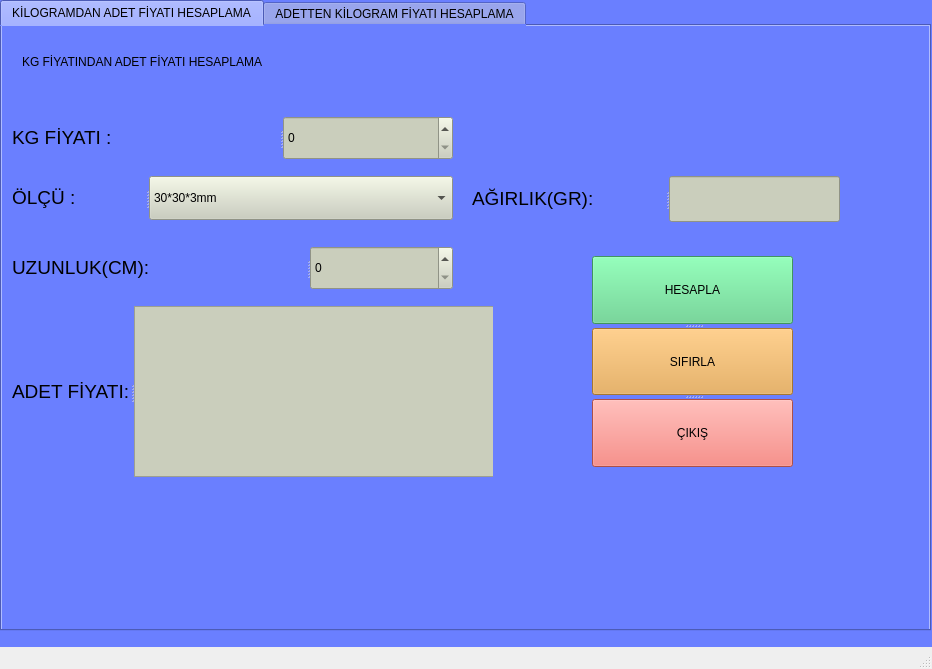
<?xml version="1.0" encoding="UTF-8"?>
<ui version="4.0">
 <class>Helmed</class>
 <widget class="QMainWindow" name="Helmed">
  <property name="geometry">
   <rect>
    <x>0</x>
    <y>0</y>
    <width>932</width>
    <height>669</height>
   </rect>
  </property>
  <property name="windowTitle">
   <string>MainWindow</string>
  </property>
  <property name="styleSheet">
   <string notr="true"/>
  </property>
  <property name="tabShape">
   <enum>QTabWidget::Rounded</enum>
  </property>
  <widget class="QWidget" name="centralwidget">
   <property name="styleSheet">
    <string notr="true">background-color: rgb(106, 127, 255);
</string>
   </property>
   <widget class="QTabWidget" name="tabWidget">
    <property name="geometry">
     <rect>
      <x>0</x>
      <y>0</y>
      <width>931</width>
      <height>631</height>
     </rect>
    </property>
    <property name="toolTip">
     <string>&lt;html&gt;&lt;head/&gt;&lt;body&gt;&lt;p&gt;&lt;br/&gt;&lt;/p&gt;&lt;/body&gt;&lt;/html&gt;</string>
    </property>
    <property name="styleSheet">
     <string notr="true">KG FİYATINDAN ADET FİYATI HESAPLAMA
</string>
    </property>
    <property name="currentIndex">
     <number>0</number>
    </property>
    <widget class="QWidget" name="KG">
     <attribute name="title">
      <string>KİLOGRAMDAN ADET FİYATI HESAPLAMA</string>
     </attribute>
     <widget class="QSplitter" name="splitter">
      <property name="geometry">
       <rect>
        <x>10</x>
        <y>150</y>
        <width>441</width>
        <height>44</height>
       </rect>
      </property>
      <property name="orientation">
       <enum>Qt::Horizontal</enum>
      </property>
      <widget class="QLabel" name="label">
       <property name="text">
        <string>&lt;html&gt;&lt;head/&gt;&lt;body&gt;&lt;p&gt;&lt;span style=&quot; font-size:14pt;&quot;&gt;ÖLÇÜ         :&lt;/span&gt;&lt;/p&gt;&lt;/body&gt;&lt;/html&gt;</string>
       </property>
       <property name="textFormat">
        <enum>Qt::RichText</enum>
       </property>
      </widget>
      <widget class="QComboBox" name="olcu">
       <property name="styleSheet">
        <string notr="true">background-color : rgb(202, 206, 188);
font: 22pt &quot;Segoe UI&quot;;</string>
       </property>
       <item>
        <property name="text">
         <string>30*30*3mm</string>
        </property>
       </item>
       <item>
        <property name="text">
         <string>30*30*4mm</string>
        </property>
       </item>
       <item>
        <property name="text">
         <string>40*40*2,5mm</string>
        </property>
       </item>
       <item>
        <property name="text">
         <string>40*40*3mm</string>
        </property>
       </item>
       <item>
        <property name="text">
         <string>40*40*3,2mm</string>
        </property>
       </item>
       <item>
        <property name="text">
         <string>40*40*3,5mm</string>
        </property>
       </item>
       <item>
        <property name="text">
         <string>40*40*4mm</string>
        </property>
       </item>
       <item>
        <property name="text">
         <string>40*40*5mm</string>
        </property>
       </item>
       <item>
        <property name="text">
         <string>45*45*3,5mm</string>
        </property>
       </item>
       <item>
        <property name="text">
         <string>45*45*4mm</string>
        </property>
       </item>
       <item>
        <property name="text">
         <string>45*45*4,5mm</string>
        </property>
       </item>
       <item>
        <property name="text">
         <string>45*45*5mm</string>
        </property>
       </item>
       <item>
        <property name="text">
         <string>50*50*3mm</string>
        </property>
       </item>
       <item>
        <property name="text">
         <string>50*50*4mm</string>
        </property>
       </item>
       <item>
        <property name="text">
         <string>50*50*4,5mm</string>
        </property>
       </item>
       <item>
        <property name="text">
         <string>50*50*5mm</string>
        </property>
       </item>
       <item>
        <property name="text">
         <string>50*50*5,5mm</string>
        </property>
       </item>
       <item>
        <property name="text">
         <string>60*60*3mm</string>
        </property>
       </item>
       <item>
        <property name="text">
         <string>60*60*4mm</string>
        </property>
       </item>
       <item>
        <property name="text">
         <string>60*60*4,5mm</string>
        </property>
       </item>
       <item>
        <property name="text">
         <string>60*60*5mm</string>
        </property>
       </item>
       <item>
        <property name="text">
         <string>60*60*5,5mm</string>
        </property>
       </item>
       <item>
        <property name="text">
         <string>60*60*6mm</string>
        </property>
       </item>
       <item>
        <property name="text">
         <string>65*65*2mm</string>
        </property>
       </item>
       <item>
        <property name="text">
         <string>65*65*4mm</string>
        </property>
       </item>
       <item>
        <property name="text">
         <string>70*70*4mm</string>
        </property>
       </item>
       <item>
        <property name="text">
         <string>70*70*5mm</string>
        </property>
       </item>
       <item>
        <property name="text">
         <string>70*70*3mm</string>
        </property>
       </item>
       <item>
        <property name="text">
         <string>70*70*7mm</string>
        </property>
       </item>
       <item>
        <property name="text">
         <string>80*80*4mm</string>
        </property>
       </item>
       <item>
        <property name="text">
         <string>80*80*4,5mm</string>
        </property>
       </item>
       <item>
        <property name="text">
         <string>80*80*7mm</string>
        </property>
       </item>
       <item>
        <property name="text">
         <string>BEYAZ 40*40*3mm</string>
        </property>
       </item>
       <item>
        <property name="text">
         <string>BEYAZ 40*40*3,5mm</string>
        </property>
       </item>
       <item>
        <property name="text">
         <string>BEYAZ 40*40*4mm</string>
        </property>
       </item>
       <item>
        <property name="text">
         <string>BEYAZ 40*40*5mm</string>
        </property>
       </item>
       <item>
        <property name="text">
         <string>BEYAZ 45*45*3,5mm</string>
        </property>
       </item>
       <item>
        <property name="text">
         <string>BEYAZ 45*45*4mm</string>
        </property>
       </item>
       <item>
        <property name="text">
         <string>BEYAZ 45*45*4,5mm</string>
        </property>
       </item>
       <item>
        <property name="text">
         <string>BEYAZ 45*45*5mm</string>
        </property>
       </item>
       <item>
        <property name="text">
         <string>BEYAZ 50*50*3mm</string>
        </property>
       </item>
       <item>
        <property name="text">
         <string>BEYAZ 50*50*4mm</string>
        </property>
       </item>
       <item>
        <property name="text">
         <string>BEYAZ 50*50*4,5mm</string>
        </property>
       </item>
       <item>
        <property name="text">
         <string>BEYAZ 50*50*5mm</string>
        </property>
       </item>
       <item>
        <property name="text">
         <string>BEYAZ 50*50*5,5mm</string>
        </property>
       </item>
       <item>
        <property name="text">
         <string>BEYAZ 60*60*3mm</string>
        </property>
       </item>
       <item>
        <property name="text">
         <string>BEYAZ 60*60*4mm</string>
        </property>
       </item>
       <item>
        <property name="text">
         <string>BEYAZ 60*60*4,5mm</string>
        </property>
       </item>
       <item>
        <property name="text">
         <string>BEYAZ 60*60*5mm</string>
        </property>
       </item>
       <item>
        <property name="text">
         <string>BEYAZ 60*60*5,5mm</string>
        </property>
       </item>
       <item>
        <property name="text">
         <string>BEYAZ 60*60*6mm</string>
        </property>
       </item>
       <item>
        <property name="text">
         <string>BEYAZ 65*65*4mm</string>
        </property>
       </item>
       <item>
        <property name="text">
         <string>BEYAZ 70*70*5mm</string>
        </property>
       </item>
      </widget>
     </widget>
     <widget class="QSplitter" name="splitter_2">
      <property name="geometry">
       <rect>
        <x>10</x>
        <y>220</y>
        <width>441</width>
        <height>44</height>
       </rect>
      </property>
      <property name="orientation">
       <enum>Qt::Horizontal</enum>
      </property>
      <widget class="QLabel" name="label_cm">
       <property name="text">
        <string>&lt;html&gt;&lt;head/&gt;&lt;body&gt;&lt;p&gt;&lt;span style=&quot; font-size:14pt;&quot;&gt;UZUNLUK(CM):&lt;/span&gt;&lt;/p&gt;&lt;/body&gt;&lt;/html&gt;</string>
       </property>
       <property name="alignment">
        <set>Qt::AlignLeading|Qt::AlignLeft|Qt::AlignVCenter</set>
       </property>
      </widget>
      <widget class="QSpinBox" name="uzunlukspn">
       <property name="styleSheet">
        <string notr="true">background-color : rgb(202, 206, 188);
font: 22pt &quot;Segoe UI&quot;;</string>
       </property>
       <property name="maximum">
        <number>10000000</number>
       </property>
      </widget>
     </widget>
     <widget class="QSplitter" name="splitter_3">
      <property name="geometry">
       <rect>
        <x>10</x>
        <y>90</y>
        <width>441</width>
        <height>44</height>
       </rect>
      </property>
      <property name="orientation">
       <enum>Qt::Horizontal</enum>
      </property>
      <widget class="QLabel" name="label_kg">
       <property name="styleSheet">
        <string notr="true"/>
       </property>
       <property name="text">
        <string>&lt;html&gt;&lt;head/&gt;&lt;body&gt;&lt;p&gt;&lt;span style=&quot; font-size:14pt;&quot;&gt;KG FİYATI :   &lt;/span&gt;&lt;/p&gt;&lt;/body&gt;&lt;/html&gt;</string>
       </property>
       <property name="alignment">
        <set>Qt::AlignLeading|Qt::AlignLeft|Qt::AlignVCenter</set>
       </property>
      </widget>
      <widget class="QSpinBox" name="kgspn">
       <property name="styleSheet">
        <string notr="true">background-color : rgb(202, 206, 188);
font: 22pt &quot;Segoe UI&quot;;</string>
       </property>
       <property name="maximum">
        <number>1000000</number>
       </property>
       <property name="value">
        <number>0</number>
       </property>
      </widget>
     </widget>
     <widget class="QSplitter" name="splitter_4">
      <property name="geometry">
       <rect>
        <x>470</x>
        <y>150</y>
        <width>368</width>
        <height>46</height>
       </rect>
      </property>
      <property name="orientation">
       <enum>Qt::Horizontal</enum>
      </property>
      <widget class="QLabel" name="label_agirlik">
       <property name="text">
        <string>&lt;html&gt;&lt;head/&gt;&lt;body&gt;&lt;p&gt;&lt;span style=&quot; font-size:14pt;&quot;&gt;AĞIRLIK(GR):&lt;/span&gt;&lt;/p&gt;&lt;/body&gt;&lt;/html&gt;</string>
       </property>
      </widget>
      <widget class="QLineEdit" name="agirlik">
       <property name="styleSheet">
        <string notr="true">background-color : rgb(202, 206, 188);
font: 22pt &quot;Segoe UI&quot;;</string>
       </property>
      </widget>
     </widget>
     <widget class="QSplitter" name="splitter_5">
      <property name="geometry">
       <rect>
        <x>10</x>
        <y>280</y>
        <width>481</width>
        <height>171</height>
       </rect>
      </property>
      <property name="orientation">
       <enum>Qt::Horizontal</enum>
      </property>
      <widget class="QLabel" name="label_kgadet">
       <property name="text">
        <string>&lt;html&gt;&lt;head/&gt;&lt;body&gt;&lt;p&gt;&lt;span style=&quot; font-size:14pt;&quot;&gt;ADET FİYATI:&lt;/span&gt;&lt;/p&gt;&lt;/body&gt;&lt;/html&gt;</string>
       </property>
      </widget>
      <widget class="QTextBrowser" name="fiyat_sonuc">
       <property name="minimumSize">
        <size>
         <width>361</width>
         <height>171</height>
        </size>
       </property>
       <property name="maximumSize">
        <size>
         <width>361</width>
         <height>171</height>
        </size>
       </property>
       <property name="toolTip">
        <string>&lt;html&gt;&lt;head/&gt;&lt;body&gt;&lt;p&gt;&lt;span style=&quot; font-size:16pt;&quot;/&gt;&lt;/p&gt;&lt;/body&gt;&lt;/html&gt;</string>
       </property>
       <property name="styleSheet">
        <string notr="true">background-color : rgb(202, 206, 188);
font: 22pt &quot;Segoe UI&quot;;</string>
       </property>
       <property name="html">
        <string>&lt;!DOCTYPE HTML PUBLIC &quot;-//W3C//DTD HTML 4.0//EN&quot; &quot;http://www.w3.org/TR/REC-html40/strict.dtd&quot;&gt;
&lt;html&gt;&lt;head&gt;&lt;meta name=&quot;qrichtext&quot; content=&quot;1&quot; /&gt;&lt;style type=&quot;text/css&quot;&gt;
p, li { white-space: pre-wrap; }
&lt;/style&gt;&lt;/head&gt;&lt;body style=&quot; font-family:'Segoe UI'; font-size:22pt; font-weight:400; font-style:normal;&quot;&gt;
&lt;p style=&quot;-qt-paragraph-type:empty; margin-top:0px; margin-bottom:0px; margin-left:0px; margin-right:0px; -qt-block-indent:0; text-indent:0px; font-family:'MS Shell Dlg 2'; font-size:8.25pt;&quot;&gt;&lt;br /&gt;&lt;/p&gt;&lt;/body&gt;&lt;/html&gt;</string>
       </property>
      </widget>
     </widget>
     <widget class="QSplitter" name="splitter_6">
      <property name="geometry">
       <rect>
        <x>590</x>
        <y>230</y>
        <width>201</width>
        <height>211</height>
       </rect>
      </property>
      <property name="orientation">
       <enum>Qt::Vertical</enum>
      </property>
      <widget class="QPushButton" name="btn_hesapla">
       <property name="styleSheet">
        <string notr="true">background-color:rgb(89, 209, 133);
font: 63 18pt &quot;Segoe UI Semibold&quot;;</string>
       </property>
       <property name="text">
        <string>HESAPLA</string>
       </property>
      </widget>
      <widget class="QPushButton" name="btn_sifirla">
       <property name="styleSheet">
        <string notr="true">background-color : rgb(231, 165, 69);
font: 63 18pt &quot;Segoe UI Semibold&quot;;</string>
       </property>
       <property name="text">
        <string>SIFIRLA</string>
       </property>
      </widget>
      <widget class="QPushButton" name="btn_cikis">
       <property name="styleSheet">
        <string notr="true">font: 63 18pt &quot;Segoe UI Semibold&quot;;
background-color:rgb(240, 112, 103);</string>
       </property>
       <property name="text">
        <string>ÇIKIŞ</string>
       </property>
      </widget>
     </widget>
     <widget class="QLabel" name="baslik_kg">
      <property name="geometry">
       <rect>
        <x>20</x>
        <y>10</y>
        <width>571</width>
        <height>51</height>
       </rect>
      </property>
      <property name="styleSheet">
       <string notr="true">font: 22pt &quot;MS PGothic&quot;;</string>
      </property>
      <property name="text">
       <string>KG FİYATINDAN ADET FİYATI HESAPLAMA</string>
      </property>
     </widget>
    </widget>
    <widget class="QWidget" name="tab_2">
     <attribute name="title">
      <string>ADETTEN KİLOGRAM FİYATI HESAPLAMA</string>
     </attribute>
     <widget class="QPushButton" name="btn_cikis_3">
      <property name="geometry">
       <rect>
        <x>560</x>
        <y>374</y>
        <width>201</width>
        <height>67</height>
       </rect>
      </property>
      <property name="styleSheet">
       <string notr="true">font: 63 18pt &quot;Segoe UI Semibold&quot;;
background-color:rgb(240, 112, 103);</string>
      </property>
      <property name="text">
       <string>ÇIKIŞ</string>
      </property>
     </widget>
     <widget class="QPushButton" name="btn_hesapla_3">
      <property name="geometry">
       <rect>
        <x>560</x>
        <y>230</y>
        <width>201</width>
        <height>67</height>
       </rect>
      </property>
      <property name="styleSheet">
       <string notr="true">background-color:rgb(89, 209, 133);
font: 63 18pt &quot;Segoe UI Semibold&quot;;</string>
      </property>
      <property name="text">
       <string>HESAPLA</string>
      </property>
     </widget>
     <widget class="QPushButton" name="btn_sifirla_3">
      <property name="geometry">
       <rect>
        <x>560</x>
        <y>302</y>
        <width>201</width>
        <height>67</height>
       </rect>
      </property>
      <property name="styleSheet">
       <string notr="true">background-color : rgb(231, 165, 69);
font: 63 18pt &quot;Segoe UI Semibold&quot;;</string>
      </property>
      <property name="text">
       <string>SIFIRLA</string>
      </property>
     </widget>
     <widget class="QLabel" name="baslik_kg_3">
      <property name="geometry">
       <rect>
        <x>20</x>
        <y>10</y>
        <width>571</width>
        <height>51</height>
       </rect>
      </property>
      <property name="styleSheet">
       <string notr="true">font: 22pt &quot;MS PGothic&quot;;</string>
      </property>
      <property name="text">
       <string>ADET FİYATINDAN KG FİYATI HESAPLAMA</string>
      </property>
     </widget>
     <widget class="QLabel" name="label_3">
      <property name="geometry">
       <rect>
        <x>20</x>
        <y>130</y>
        <width>97</width>
        <height>44</height>
       </rect>
      </property>
      <property name="text">
       <string>&lt;html&gt;&lt;head/&gt;&lt;body&gt;&lt;p&gt;&lt;span style=&quot; font-size:14pt;&quot;&gt;ÖLÇÜ         :&lt;/span&gt;&lt;/p&gt;&lt;/body&gt;&lt;/html&gt;</string>
      </property>
      <property name="textFormat">
       <enum>Qt::RichText</enum>
      </property>
     </widget>
     <widget class="QLineEdit" name="adet_agirlik">
      <property name="geometry">
       <rect>
        <x>601</x>
        <y>130</y>
        <width>247</width>
        <height>46</height>
       </rect>
      </property>
      <property name="styleSheet">
       <string notr="true">background-color : rgb(202, 206, 188);
font: 22pt &quot;Segoe UI&quot;;</string>
      </property>
     </widget>
     <widget class="QLabel" name="label_agirlik_3">
      <property name="geometry">
       <rect>
        <x>480</x>
        <y>130</y>
        <width>116</width>
        <height>46</height>
       </rect>
      </property>
      <property name="text">
       <string>&lt;html&gt;&lt;head/&gt;&lt;body&gt;&lt;p&gt;&lt;span style=&quot; font-size:14pt;&quot;&gt;AĞIRLIK(GR):&lt;/span&gt;&lt;/p&gt;&lt;/body&gt;&lt;/html&gt;</string>
      </property>
     </widget>
     <widget class="QSpinBox" name="uzunlukspn_3">
      <property name="geometry">
       <rect>
        <x>221</x>
        <y>190</y>
        <width>240</width>
        <height>44</height>
       </rect>
      </property>
      <property name="styleSheet">
       <string notr="true">background-color : rgb(202, 206, 188);
font: 22pt &quot;Segoe UI&quot;;</string>
      </property>
      <property name="maximum">
       <number>10000000</number>
      </property>
     </widget>
     <widget class="QLabel" name="label_cm_3">
      <property name="geometry">
       <rect>
        <x>20</x>
        <y>190</y>
        <width>196</width>
        <height>44</height>
       </rect>
      </property>
      <property name="text">
       <string>&lt;html&gt;&lt;head/&gt;&lt;body&gt;&lt;p&gt;&lt;span style=&quot; font-size:14pt;&quot;&gt;UZUNLUK(CM):&lt;/span&gt;&lt;/p&gt;&lt;/body&gt;&lt;/html&gt;</string>
      </property>
      <property name="alignment">
       <set>Qt::AlignLeading|Qt::AlignLeft|Qt::AlignVCenter</set>
      </property>
     </widget>
     <widget class="QLabel" name="label_adet_4">
      <property name="geometry">
       <rect>
        <x>20</x>
        <y>70</y>
        <width>188</width>
        <height>44</height>
       </rect>
      </property>
      <property name="styleSheet">
       <string notr="true"/>
      </property>
      <property name="text">
       <string>&lt;html&gt;&lt;head/&gt;&lt;body&gt;&lt;p&gt;&lt;span style=&quot; font-size:14pt;&quot;&gt;ADET FİYATI : &lt;/span&gt;&lt;/p&gt;&lt;/body&gt;&lt;/html&gt;</string>
      </property>
      <property name="alignment">
       <set>Qt::AlignLeading|Qt::AlignLeft|Qt::AlignVCenter</set>
      </property>
     </widget>
     <widget class="QTextBrowser" name="fiyat_sonuc_3">
      <property name="geometry">
       <rect>
        <x>131</x>
        <y>270</y>
        <width>361</width>
        <height>171</height>
       </rect>
      </property>
      <property name="minimumSize">
       <size>
        <width>361</width>
        <height>171</height>
       </size>
      </property>
      <property name="maximumSize">
       <size>
        <width>361</width>
        <height>171</height>
       </size>
      </property>
      <property name="toolTip">
       <string>&lt;html&gt;&lt;head/&gt;&lt;body&gt;&lt;p&gt;&lt;span style=&quot; font-size:16pt;&quot;/&gt;&lt;/p&gt;&lt;/body&gt;&lt;/html&gt;</string>
      </property>
      <property name="styleSheet">
       <string notr="true">background-color : rgb(202, 206, 188);
font: 22pt &quot;Segoe UI&quot;;</string>
      </property>
      <property name="html">
       <string>&lt;!DOCTYPE HTML PUBLIC &quot;-//W3C//DTD HTML 4.0//EN&quot; &quot;http://www.w3.org/TR/REC-html40/strict.dtd&quot;&gt;
&lt;html&gt;&lt;head&gt;&lt;meta name=&quot;qrichtext&quot; content=&quot;1&quot; /&gt;&lt;style type=&quot;text/css&quot;&gt;
p, li { white-space: pre-wrap; }
&lt;/style&gt;&lt;/head&gt;&lt;body style=&quot; font-family:'Segoe UI'; font-size:22pt; font-weight:400; font-style:normal;&quot;&gt;
&lt;p style=&quot;-qt-paragraph-type:empty; margin-top:0px; margin-bottom:0px; margin-left:0px; margin-right:0px; -qt-block-indent:0; text-indent:0px; font-family:'MS Shell Dlg 2'; font-size:8.25pt;&quot;&gt;&lt;br /&gt;&lt;/p&gt;&lt;/body&gt;&lt;/html&gt;</string>
      </property>
     </widget>
     <widget class="QLabel" name="label_kg_3">
      <property name="geometry">
       <rect>
        <x>10</x>
        <y>270</y>
        <width>116</width>
        <height>171</height>
       </rect>
      </property>
      <property name="text">
       <string>&lt;html&gt;&lt;head/&gt;&lt;body&gt;&lt;p&gt;&lt;span style=&quot; font-size:14pt;&quot;&gt;KG FİYATI:&lt;/span&gt;&lt;/p&gt;&lt;/body&gt;&lt;/html&gt;</string>
      </property>
     </widget>
     <widget class="QLineEdit" name="adet_fiyat">
      <property name="geometry">
       <rect>
        <x>166</x>
        <y>70</y>
        <width>291</width>
        <height>46</height>
       </rect>
      </property>
      <property name="styleSheet">
       <string notr="true">background-color : rgb(202, 206, 188);
font: 22pt &quot;Segoe UI&quot;;</string>
      </property>
     </widget>
     <widget class="QComboBox" name="olcu_3">
      <property name="geometry">
       <rect>
        <x>90</x>
        <y>130</y>
        <width>364</width>
        <height>44</height>
       </rect>
      </property>
      <property name="styleSheet">
       <string notr="true">background-color : rgb(202, 206, 188);
font: 22pt &quot;Segoe UI&quot;;</string>
      </property>
      <item>
       <property name="text">
        <string>30*30*3mm</string>
       </property>
      </item>
      <item>
       <property name="text">
        <string>30*30*4mm</string>
       </property>
      </item>
      <item>
       <property name="text">
        <string>40*40*2,5mm</string>
       </property>
      </item>
      <item>
       <property name="text">
        <string>40*40*3mm</string>
       </property>
      </item>
      <item>
       <property name="text">
        <string>40*40*3,2mm</string>
       </property>
      </item>
      <item>
       <property name="text">
        <string>40*40*3,5mm</string>
       </property>
      </item>
      <item>
       <property name="text">
        <string>40*40*4mm</string>
       </property>
      </item>
      <item>
       <property name="text">
        <string>40*40*5mm</string>
       </property>
      </item>
      <item>
       <property name="text">
        <string>45*45*3,5mm</string>
       </property>
      </item>
      <item>
       <property name="text">
        <string>45*45*4mm</string>
       </property>
      </item>
      <item>
       <property name="text">
        <string>45*45*4,5mm</string>
       </property>
      </item>
      <item>
       <property name="text">
        <string>45*45*5mm</string>
       </property>
      </item>
      <item>
       <property name="text">
        <string>50*50*3mm</string>
       </property>
      </item>
      <item>
       <property name="text">
        <string>50*50*4mm</string>
       </property>
      </item>
      <item>
       <property name="text">
        <string>50*50*4,5mm</string>
       </property>
      </item>
      <item>
       <property name="text">
        <string>50*50*5mm</string>
       </property>
      </item>
      <item>
       <property name="text">
        <string>50*50*5,5mm</string>
       </property>
      </item>
      <item>
       <property name="text">
        <string>60*60*3mm</string>
       </property>
      </item>
      <item>
       <property name="text">
        <string>60*60*4mm</string>
       </property>
      </item>
      <item>
       <property name="text">
        <string>60*60*4,5mm</string>
       </property>
      </item>
      <item>
       <property name="text">
        <string>60*60*5mm</string>
       </property>
      </item>
      <item>
       <property name="text">
        <string>60*60*5,5mm</string>
       </property>
      </item>
      <item>
       <property name="text">
        <string>60*60*6mm</string>
       </property>
      </item>
      <item>
       <property name="text">
        <string>65*65*2mm</string>
       </property>
      </item>
      <item>
       <property name="text">
        <string>65*65*4mm</string>
       </property>
      </item>
      <item>
       <property name="text">
        <string>70*70*4mm</string>
       </property>
      </item>
      <item>
       <property name="text">
        <string>70*70*5mm</string>
       </property>
      </item>
      <item>
       <property name="text">
        <string>70*70*3mm</string>
       </property>
      </item>
      <item>
       <property name="text">
        <string>70*70*7mm</string>
       </property>
      </item>
      <item>
       <property name="text">
        <string>80*80*4mm</string>
       </property>
      </item>
      <item>
       <property name="text">
        <string>80*80*4,5mm</string>
       </property>
      </item>
      <item>
       <property name="text">
        <string>80*80*7mm</string>
       </property>
      </item>
      <item>
       <property name="text">
        <string>BEYAZ 40*40*3mm</string>
       </property>
      </item>
      <item>
       <property name="text">
        <string>BEYAZ 40*40*3,5mm</string>
       </property>
      </item>
      <item>
       <property name="text">
        <string>BEYAZ 40*40*4mm</string>
       </property>
      </item>
      <item>
       <property name="text">
        <string>BEYAZ 40*40*5mm</string>
       </property>
      </item>
      <item>
       <property name="text">
        <string>BEYAZ 45*45*3,5mm</string>
       </property>
      </item>
      <item>
       <property name="text">
        <string>BEYAZ 45*45*4mm</string>
       </property>
      </item>
      <item>
       <property name="text">
        <string>BEYAZ 45*45*4,5mm</string>
       </property>
      </item>
      <item>
       <property name="text">
        <string>BEYAZ 45*45*5mm</string>
       </property>
      </item>
      <item>
       <property name="text">
        <string>BEYAZ 50*50*3mm</string>
       </property>
      </item>
      <item>
       <property name="text">
        <string>BEYAZ 50*50*4mm</string>
       </property>
      </item>
      <item>
       <property name="text">
        <string>BEYAZ 50*50*4,5mm</string>
       </property>
      </item>
      <item>
       <property name="text">
        <string>BEYAZ 50*50*5mm</string>
       </property>
      </item>
      <item>
       <property name="text">
        <string>BEYAZ 50*50*5,5mm</string>
       </property>
      </item>
      <item>
       <property name="text">
        <string>BEYAZ 60*60*3mm</string>
       </property>
      </item>
      <item>
       <property name="text">
        <string>BEYAZ 60*60*4mm</string>
       </property>
      </item>
      <item>
       <property name="text">
        <string>BEYAZ 60*60*4,5mm</string>
       </property>
      </item>
      <item>
       <property name="text">
        <string>BEYAZ 60*60*5mm</string>
       </property>
      </item>
      <item>
       <property name="text">
        <string>BEYAZ 60*60*5,5mm</string>
       </property>
      </item>
      <item>
       <property name="text">
        <string>BEYAZ 60*60*6mm</string>
       </property>
      </item>
      <item>
       <property name="text">
        <string>BEYAZ 65*65*4mm</string>
       </property>
      </item>
      <item>
       <property name="text">
        <string>BEYAZ 70*70*5mm</string>
       </property>
      </item>
     </widget>
     <widget class="QLabel" name="baslik_kg_4">
      <property name="geometry">
       <rect>
        <x>470</x>
        <y>70</y>
        <width>401</width>
        <height>31</height>
       </rect>
      </property>
      <property name="styleSheet">
       <string notr="true">font: 22pt &quot;MS PGothic&quot;;</string>
      </property>
      <property name="text">
       <string>&lt;html&gt;&lt;head/&gt;&lt;body&gt;&lt;p&gt;&lt;span style=&quot; font-size:14pt; font-weight:600;&quot;&gt;HESAPLAMALARDA NOKTA (.) KULLANINIZ.&lt;/span&gt;&lt;/p&gt;&lt;/body&gt;&lt;/html&gt;</string>
      </property>
     </widget>
    </widget>
   </widget>
  </widget>
  <widget class="QMenuBar" name="menubar">
   <property name="geometry">
    <rect>
     <x>0</x>
     <y>0</y>
     <width>932</width>
     <height>21</height>
    </rect>
   </property>
  </widget>
  <widget class="QStatusBar" name="statusbar"/>
 </widget>
 <tabstops>
  <tabstop>btn_sifirla</tabstop>
  <tabstop>btn_cikis</tabstop>
  <tabstop>tabWidget</tabstop>
  <tabstop>kgspn</tabstop>
  <tabstop>uzunlukspn</tabstop>
  <tabstop>agirlik</tabstop>
  <tabstop>olcu</tabstop>
  <tabstop>fiyat_sonuc</tabstop>
  <tabstop>btn_hesapla</tabstop>
 </tabstops>
 <resources>
  <include location="../../../Downloads/test.qrc"/>
 </resources>
 <connections/>
</ui>
